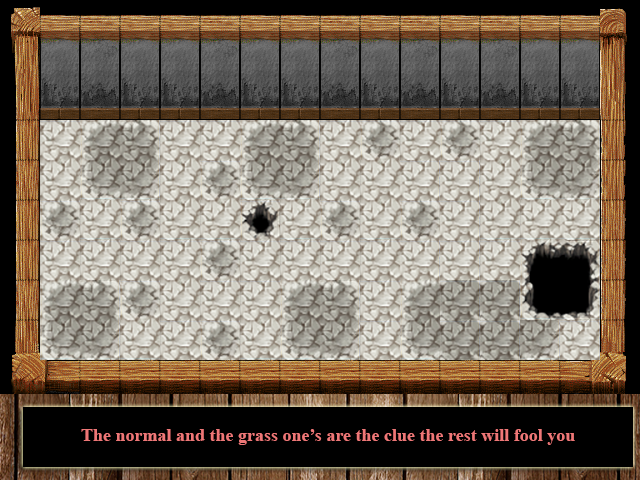

This game map was drawn from its Tiled (.tmx) file and the tilesets committed beside it. A one-line description and the trimmed map source follow:
An orthogonal 16x12 tile map with 40x40 px tiles, 1 tile layer (layers), 2 tilesets, 1 image layer and 14 objects (3x doorEntity, mainPlayer).

<map version="1.0" orientation="orthogonal" renderorder="right-down" width="16" height="12" tilewidth="40" tileheight="40">
 <tileset firstgid="1" name="room" tilewidth="40" tileheight="40">
  <image source="../img/VILINT.png" width="640" height="480" />
 </tileset>
 <tileset firstgid="193" name="Dungeon_A2" tilewidth="40" tileheight="40">
  <image source="../img/Dungeon_A2.png" width="640" height="480" />
 </tileset>
 <layer name="layers" width="16" height="12">
  <data>[192 cells, 160 non-empty, 40 distinct tile ids]</data>
 </layer>
 <objectgroup color="#ea0003" name="collision">
  <object x="1" y="361" width="637" height="35" />
  <object x="601" y="-1" width="35" height="400" />
  <object x="0" y="-1" width="40" height="398" />
  <object x="-5" y="-1" width="128" height="91" />
  <object x="196.333" y="-2.33333" width="85" height="93.3333" />
  <object x="515.333" y="-1.33333" width="89.3333" height="90.3333" />
  <object x="356.667" y="0" width="87.6667" height="89.3333" />
  <object x="11" y="11" width="600" height="49" />
  <object x="251" y="213" width="19" height="17">
   <ellipse />
  </object>
  <object x="532" y="252" width="58" height="58" />
 </objectgroup>
 <objectgroup color="#aaff7f" name="entities">
  <object name="mainPlayer" x="300" y="300" width="40" height="40">
   <properties>
    <property name="spritewidth" value="40" />
   </properties>
  </object>
  <object name="doorEntity" x="120" y="40" width="80" height="80">
   <properties>
    <property name="id" value="0" />
    <property name="spritewidth" value="80" />
   </properties>
  </object>
  <object name="doorEntity" x="440" y="40" width="80" height="80">
   <properties>
    <property name="id" value="2" />
    <property name="spritewidth" value="80" />
   </properties>
  </object>
  <object name="doorEntity" x="280" y="40" width="80" height="80">
   <properties>
    <property name="id" value="1" />
    <property name="spritewidth" value="80" />
   </properties>
  </object>
 </objectgroup>
 <imagelayer name="Calque d'image 1">
  <image source="../img/4.png" />
 </imagelayer>
</map>